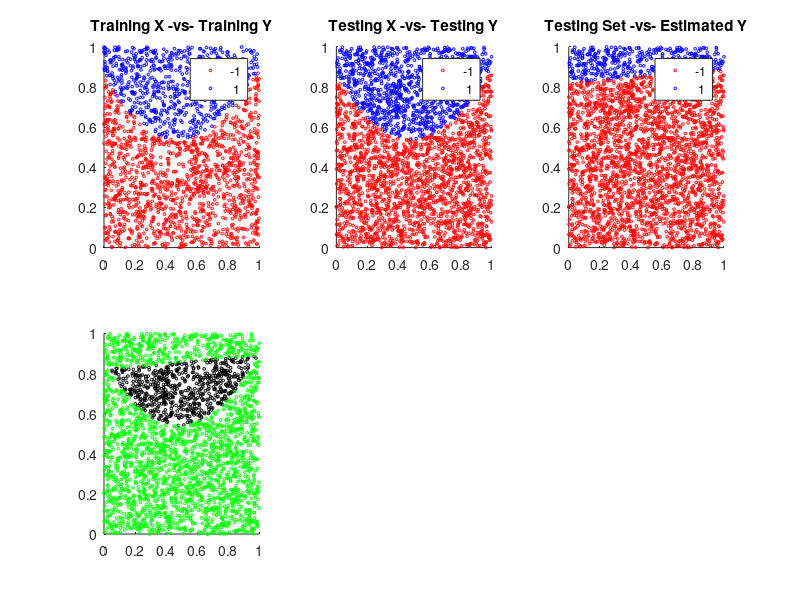

MATLAB code for this plot: (Note: this script raises an error after producing the figure.)
% Martin Merener, martin.merener@gmail.com, 01-Dec-2014 %
% ------------------------------------------------------%

% Script implementing Logistic Regression
% No regularization; using simple SGD.
% Source: Learning from Data, EdX course, Mostafa.

% Initialization
d = 2; % dimension of space
N_train = 2000; % number of training points           
N_test = 3000;
maxIter = 10000;
precision = 10^(-5); % stopping condition for change in norm(w0-w1)
nu = 1; % learning rate
threshold = 0.5; % Threshold used to estimate the class based on the estimated probabilities
sigmoid = @(x) 1./(1+exp(-x)); % Sigmoid function

% Creating target function, a binary function on the plane, with a polynomial boundary
a1 = 4*rand()-1;
a2 = 2*rand()-1;
a3 = (1/3)+(1/3)*rand();

% Generating points
X_train = rand(N_train,d); % training points
Y_train = 2*(a1*(X_train(:,1)-0.5).^2+a2*(X_train(:,1)-0.5)+a3 < X_train(:,2))-1; % training labels: +1 or -1

% Learning phase
X_e = [ones(N_train,1), X_train]; % adding bias term
w0 = zeros(d+1,1); % starting search of optimal weights for hypothesis
iter = 0;
wChange = precision+1; % measures current change in weights 
InErrors = zeros(maxIter,1); % in-sample errors per iteration
while iter < maxIter && wChange > precision  % iterates while wChange is large and iterations are few
    iter = iter+1;
    InErrors(iter) = -mean(log(sigmoid(Y_train.*(X_e*w0)))); % In-sample error ('cross-entropy error'). Slide 16/24, slides09 Mostafa.pdf
    J = randsample(N_train,1); % Takes a random point per iteration on which the gradient is computed
    grad = -(repmat(sigmoid(-Y_train(J).*(X_e(J,:)*w0)).*Y_train(J),1,d+1).*X_e(J,:))'; % As Slide 23/24, slides09 Mostafa.pdf, but only for 1 training pt.
    w1 = w0 - nu*grad; % update weights
    wChange = norm(w0-w1); % measure change in weights
    w0 = w1; % ready for next iteration   
end
InErrors = InErrors(1:iter); % Relevant errors in case iter < maxIter

% Generating test points
X_test = rand(N_test,d); % testing points
X_e = [ones(N_test,1), X_test]; % adding bias term
Y_test = 2*(a1*(X_test(:,1)-0.5).^2+a2*(X_test(:,1)-0.5)+a3 < X_test(:,2))-1; % testing labels: +1 or -1

% Estimation
Y_guess = 2*(sigmoid(X_e*w0)>threshold)-1; % sigmoid(X_e*w0)=P[y=1|x]. For the class estimation we use a threshold 

% Results
accuracy = mean(Y_test==Y_guess);
disp(accuracy);
OutError = -mean(log(sigmoid(Y_test.*(X_e*w0)))); % Out of sample error
disp(OutError);
disp(InErrors(end));

% PLOTS
figure                                                       
subplot(2,3,1);                                                           
gscatter(X_train(:,1),X_train(:,2),Y_train,'rb','oo',2);      
title('Training X -vs- Training Y');                                       

subplot(2,3,2);
gscatter(X_test(:,1),X_test(:,2),Y_test,'rb','oo',2);      
title('Testing X -vs- Testing Y');                    

subplot(2,3,3);                                              
gscatter(X_test(:,1),X_test(:,2),Y_guess,'rb','oo',2);        
title('Testing Set -vs- Estimated Y');                    

subplot(2,3,4);                                              
gscatter(X_test(:,1),X_test(:,2),Y_guess==Y_test,'kg','oo',2);         
title('Testing Set -vs- Correctness');  

subplot(2,3,5);                                              
plot(InErrors);
title('In-sample Errors');  